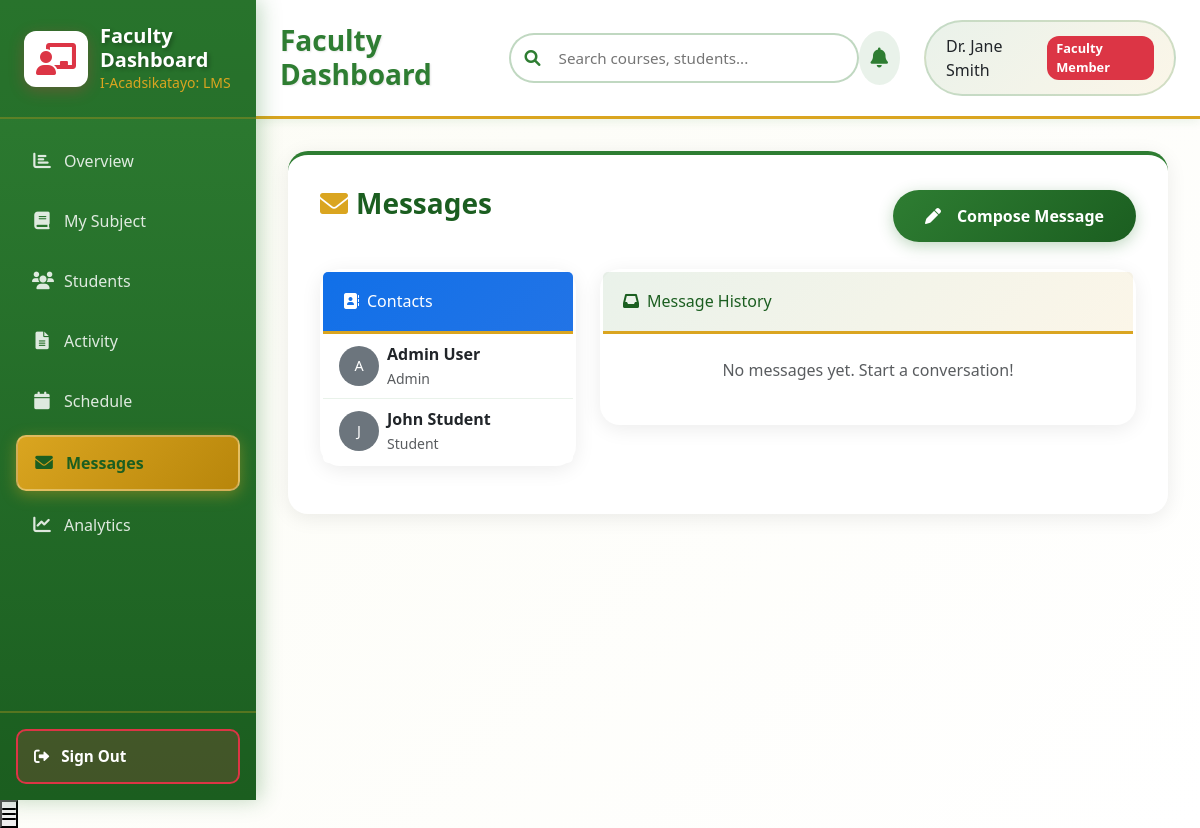
Page /faculty_dashboard.php?tab=messages (signed in) on the committed database.
### tables this page shows
CREATE TABLE users (
    id INT PRIMARY KEY AUTO_INCREMENT,
    name VARCHAR(100) NOT NULL,
    email VARCHAR(100) UNIQUE NOT NULL,
    password VARCHAR(255) NOT NULL,
    role ENUM('admin', 'faculty', 'student') NOT NULL,
    created_at TIMESTAMP DEFAULT CURRENT_TIMESTAMP,
    updated_at TIMESTAMP DEFAULT CURRENT_TIMESTAMP ON UPDATE CURRENT_TIMESTAMP
);

### faculty_dashboard.php (the view, shortened to what this page needs)
<?php
$user_name = $_SESSION['user_name'];
$conn = new mysqli(DB_HOST, DB_USER, DB_PASS, DB_NAME);
$activeTab = isset($_GET['tab']) ? $_GET['tab'] : 'overview';
$colors = ['blue', 'emerald', 'purple', 'orange', 'indigo'];
$courses = [];
$stmt = $conn->prepare("
    SELECT c.id, c.name, c.description,
           (SELECT COUNT(*) FROM enrollments e WHERE e.course_id = c.id) as students,
           (SELECT COUNT(*) FROM assignments a WHERE a.course_id = c.id) as assignments
    FROM courses c
    WHERE c.instructor_id = ?
    ORDER BY c.created_at DESC
");
$stmt->bind_param("i", $_SESSION['user_id']);
$stmt->execute();
$course_result = $stmt->get_result();
if ($course_result && $course_result->num_rows > 0) {
    $color_index = 0;
    while ($row = $course_result->fetch_assoc()) {
        $row['color'] = $colors[$color_index % count($colors)];
        $courses[] = $row;
        $color_index++;
    }
}
$recent_activity = [];
$messages = [];
$contacts = [];
if ($activeTab === 'messages') {
    $stmt = $conn->prepare("
        SELECT DISTINCT u.id, u.name, u.email, u.role
        FROM users u
        WHERE (u.role = 'admin' OR u.id IN (
            SELECT DISTINCT e.student_id
            FROM enrollments e
            JOIN courses c ON e.course_id = c.id
            WHERE c.instructor_id = ?
        )) AND u.id != ?
        ORDER BY u.role, u.name
    ");
    $stmt->bind_param("ii", $_SESSION['user_id'], $_SESSION['user_id']);
    $stmt->execute();
    $contact_result = $stmt->get_result();
    while ($row = $contact_result->fetch_assoc()) {
        $contacts[] = $row;
    }
}
?>
<!DOCTYPE html>
<html lang="en">
<head>
    <link href="https://cdn.jsdelivr.net/npm/bootstrap@5.3.3/dist/css/bootstrap.min.css" rel="stylesheet">
    <link rel="stylesheet" href="css/faculty_dashboard.css">
    <link rel="stylesheet" href="https://cdnjs.cloudflare.com/ajax/libs/font-awesome/6.0.0/css/all.min.css">
</head>
<body>
    <div class="dashboard">
        <aside class="sidebar">
            <div class="sidebar-header">
                <div class="sidebar-logo">
                    <i class="fas fa-chalkboard-teacher"></i>
                    <div>
                        <h3>Faculty Dashboard</h3>
                        <p>I-Acadsikatayo: LMS</p>
                    </div>
                </div>
            </div>
            <nav class="sidebar-nav">
                <ul>
                    <li class="<?= $activeTab === 'overview' ? 'active' : '' ?>">
                        <a href="?tab=overview">
                            <i class="fas fa-chart-bar"></i>
                            <span>Overview</span>
                        </a>
                    </li>
                    <li class="<?= $activeTab === 'courses' ? 'active' : '' ?>">
                        <a href="?tab=courses">
                            <i class="fas fa-book"></i>
                            <span>My Subject</span>
                        </a>
                    </li>
                    <li class="<?= $activeTab === 'students' ? 'active' : '' ?>">
                        <a href="?tab=students">
                            <i class="fas fa-users"></i>
                            <span>Students</span>
                        </a>
                    </li>
                    <li class="<?= $activeTab === 'activity' ? 'active' : '' ?>">
                        <a href="?tab=activity">
                            <i class="fas fa-file-text"></i>
                            <span>Activity</span>
                        </a>
                    </li>
                    <li class="<?= $activeTab === 'schedule' ? 'active' : '' ?>">
                        <a href="?tab=schedule">
                            <i class="fas fa-calendar"></i>
                            <span>Schedule</span>
                        </a>
                    </li>
                    <li class="<?= $activeTab === 'messages' ? 'active' : '' ?>">
                        <a href="?tab=messages">
                            <i class="fas fa-envelope"></i>
                            <span>Messages</span>
                        </a>
                    </li>
                    <li class="<?= $activeTab === 'analytics' ? 'active' : '' ?>">
                        <a href="?tab=analytics">
                            <i class="fas fa-chart-line"></i>
                            <span>Analytics</span>
                        </a>
                    </li>
                </ul>
            </nav>
            <div class="sidebar-footer">
                <a href="logout.php" class="logout-btn">
                    <i class="fas fa-sign-out-alt"></i>
                    <span>Sign Out</span>
                </a>
            </div>
        </aside>
        <main class="main-content">
            <header class="dashboard-header">
                <div class="header-left">
                    <h1>Faculty Dashboard</h1>
                    <div class="search-box">
                        <i class="fas fa-search"></i>
                        <input type="text" placeholder="Search courses, students...">
                    </div>
                </div>
                <div class="header-right">
                    <button class="notification-btn">
                        <i class="fas fa-bell"></i>
                    </button>
                    <div class="user-info">
                        <span><?php echo htmlspecialchars($user_name); ?></span>
                        <span class="user-role">Faculty Member</span>
                    </div>
                </div>
            </header>
            <div class="content">
                <?php if ($activeTab === 'overview'): ?>
                    <div class="stats-grid">
                        <div class="stat-card">
                            <div class="stat-icon blue">
                                <i class="fas fa-book"></i>
                            </div>
                            <div class="stat-info">
                                <h3><?php echo count($courses); ?></h3>
                                <p>Total Courses</p>
                            </div>
                        </div>
                        <div class="stat-card">
                            <div class="stat-icon emerald">
                                <i class="fas fa-users"></i>
                            </div>
                            <div class="stat-info">
                                <h3><?php echo array_sum(array_column($courses, 'students')); ?></h3>
                                <p>Total Students</p>
                            </div>
                        </div>
                        <div class="stat-card">
                            <div class="stat-icon purple">
                                <i class="fas fa-file-text"></i>
                            </div>
                            <div class="stat-info">
                                <h3><?php echo array_sum(array_column($courses, 'assignments')); ?></h3>
                                <p>Total Assignments</p>
                            </div>
                        </div>
                    </div>
                    <div class="quick-actions">
                        <h2>Quick Actions</h2>
                        <div class="actions-grid">
                            <button class="action-btn" data-bs-toggle="modal" data-bs-target="#addOnlineClassModal">
                                <i class="fas fa-video"></i>
                                <span>Create Online Class</span>
                            </button>
                            <button class="action-btn" data-bs-toggle="modal" data-bs-target="#createAssignmentModal">
                                <i class="fas fa-file-text"></i>
                                <span>Create Assignment/Quiz</span>
                            </button>
                            <button class="action-btn" onclick="window.location.href='?tab=students'">
                                <i class="fas fa-users"></i>
                                <span>View Students</span>
                            </button>
                            <button class="action-btn" onclick="window.location.href='?tab=analytics'">
                                <i class="fas fa-chart-bar"></i>
                                <span>View Analytics</span>
                            </button>
                        </div>
                    </div>
                    <div class="recent-activity">
                        <h2>Recent Activity</h2>
                        <div class="activity-list">
                            <?php if (empty($recent_activity)): ?>
                                <p class="text-muted">No recent activity.</p>
                            <?php else: ?>
                                <?php foreach ($recent_activity as $activity): ?>
                                <div class="activity-item">
                                    <div class="activity-icon blue">
                                        <i class="fas fa-file-text"></i>
                                    </div>
                                    <div class="activity-content">
                                        <p>Assignment submitted: <?php echo htmlspecialchars($activity['title']); ?></p>
                                        <span><?php echo htmlspecialchars($activity['student_name']); ?> • <?php echo htmlspecialchars($activity['course_name']); ?> • <?php echo date('M d, Y', strtotime($activity['submitted_at'])); ?></span>
                                    </div>
                                </div>
                                <?php endforeach; ?>
                            <?php endif; ?>
                        </div>
                    </div>
                <?php elseif ($activeTab === 'messages'): ?>
                    <div class="content-section">
                        <div class="d-flex justify-content-between align-items-center mb-4">
                            <h2><i class="fas fa-envelope me-2"></i>Messages</h2>
                            <button class="btn btn-primary" data-bs-toggle="modal" data-bs-target="#composeMessageModal">
                                <i class="fas fa-pen me-2"></i>Compose Message
                            </button>
                        </div>
                        <div class="row">
                            <div class="col-md-4 mb-3">
                                <div class="card">
                                    <div class="card-header bg-primary text-white">
                                        <h6 class="mb-0"><i class="fas fa-address-book me-2"></i>Contacts</h6>
                                    </div>
                                    <div class="list-group list-group-flush" style="max-height: 500px; overflow-y: auto;">
                                        <?php foreach ($contacts as $contact): ?>
                                        <a href="#" class="list-group-item list-group-item-action contact-item" data-contact-id="<?php echo $contact['id']; ?>" data-contact-name="<?php echo htmlspecialchars($contact['name']); ?>">
                                            <div class="d-flex align-items-center">
                                                <div class="rounded-circle bg-secondary text-white d-flex align-items-center justify-content-center me-2" style="width: 40px; height: 40px; font-size: 0.9em;">
                                                    <?php echo strtoupper(substr($contact['name'], 0, 1)); ?>
                                                </div>
                                                <div>
                                                    <div class="fw-bold"><?php echo htmlspecialchars($contact['name']); ?></div>
                                                    <small class="text-muted"><?php echo ucfirst($contact['role']); ?></small>
                                                </div>
                                            </div>
                                        </a>
                                        <?php endforeach; ?>
                                    </div>
                                </div>
                            </div>
                            <div class="col-md-8">
                                <div class="card">
                                    <div class="card-header">
                                        <h6 class="mb-0"><i class="fas fa-inbox me-2"></i>Message History</h6>
                                    </div>
                                    <div class="card-body" style="max-height: 500px; overflow-y: auto;">
                                        <?php if (empty($messages)): ?>
                                            <p class="text-muted text-center">No messages yet. Start a conversation!</p>
                                        <?php endif; ?>
                                    </div>
                                </div>
                            </div>
                        </div>
                    </div>
                <?php endif; ?>
            </div>
        </main>
    </div>
</body>
</html>

### rows in the picture
users: name "A", name "Admin User", role "Admin"
users: name "J", name "John Student", role "Student"

### other values in the picture
$user_name "Dr. Jane Smith"
